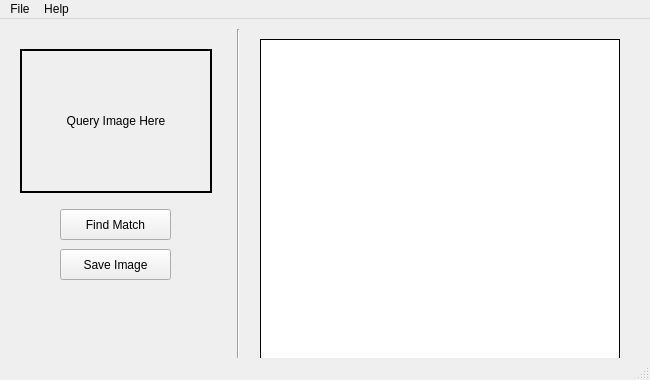
<?xml version="1.0" encoding="UTF-8"?>
<ui version="4.0">
 <class>edgeDetection</class>
 <widget class="QMainWindow" name="edgeDetection">
  <property name="geometry">
   <rect>
    <x>0</x>
    <y>0</y>
    <width>650</width>
    <height>380</height>
   </rect>
  </property>
  <property name="minimumSize">
   <size>
    <width>650</width>
    <height>380</height>
   </size>
  </property>
  <property name="maximumSize">
   <size>
    <width>650</width>
    <height>380</height>
   </size>
  </property>
  <property name="windowTitle">
   <string>edgeDetection</string>
  </property>
  <widget class="QWidget" name="centralWidget">
   <widget class="Line" name="line">
    <property name="geometry">
     <rect>
      <x>230</x>
      <y>10</y>
      <width>16</width>
      <height>331</height>
     </rect>
    </property>
    <property name="orientation">
     <enum>Qt::Vertical</enum>
    </property>
   </widget>
   <widget class="QLabel" name="boxQuery">
    <property name="geometry">
     <rect>
      <x>20</x>
      <y>30</y>
      <width>192</width>
      <height>144</height>
     </rect>
    </property>
    <property name="minimumSize">
     <size>
      <width>192</width>
      <height>144</height>
     </size>
    </property>
    <property name="maximumSize">
     <size>
      <width>192</width>
      <height>144</height>
     </size>
    </property>
    <property name="frameShape">
     <enum>QFrame::Box</enum>
    </property>
    <property name="frameShadow">
     <enum>QFrame::Plain</enum>
    </property>
    <property name="lineWidth">
     <number>2</number>
    </property>
    <property name="text">
     <string>Query Image Here</string>
    </property>
    <property name="alignment">
     <set>Qt::AlignCenter</set>
    </property>
   </widget>
   <widget class="QPushButton" name="buttonAnalyze">
    <property name="geometry">
     <rect>
      <x>60</x>
      <y>190</y>
      <width>111</width>
      <height>31</height>
     </rect>
    </property>
    <property name="text">
     <string>Find Match</string>
    </property>
   </widget>
   <widget class="QListWidget" name="boxResult">
    <property name="geometry">
     <rect>
      <x>260</x>
      <y>20</y>
      <width>360</width>
      <height>320</height>
     </rect>
    </property>
    <property name="minimumSize">
     <size>
      <width>360</width>
      <height>320</height>
     </size>
    </property>
    <property name="maximumSize">
     <size>
      <width>360</width>
      <height>320</height>
     </size>
    </property>
    <property name="layoutDirection">
     <enum>Qt::LeftToRight</enum>
    </property>
    <property name="autoFillBackground">
     <bool>true</bool>
    </property>
    <property name="frameShape">
     <enum>QFrame::Box</enum>
    </property>
    <property name="frameShadow">
     <enum>QFrame::Plain</enum>
    </property>
    <property name="lineWidth">
     <number>1</number>
    </property>
    <property name="midLineWidth">
     <number>1</number>
    </property>
    <property name="horizontalScrollBarPolicy">
     <enum>Qt::ScrollBarAsNeeded</enum>
    </property>
    <property name="editTriggers">
     <set>QAbstractItemView::NoEditTriggers</set>
    </property>
    <property name="showDropIndicator" stdset="0">
     <bool>false</bool>
    </property>
    <property name="dragDropMode">
     <enum>QAbstractItemView::DragDrop</enum>
    </property>
    <property name="alternatingRowColors">
     <bool>false</bool>
    </property>
    <property name="selectionMode">
     <enum>QAbstractItemView::NoSelection</enum>
    </property>
    <property name="selectionBehavior">
     <enum>QAbstractItemView::SelectItems</enum>
    </property>
    <property name="iconSize">
     <size>
      <width>96</width>
      <height>96</height>
     </size>
    </property>
    <property name="textElideMode">
     <enum>Qt::ElideRight</enum>
    </property>
    <property name="verticalScrollMode">
     <enum>QAbstractItemView::ScrollPerPixel</enum>
    </property>
    <property name="movement">
     <enum>QListView::Free</enum>
    </property>
    <property name="flow">
     <enum>QListView::TopToBottom</enum>
    </property>
    <property name="isWrapping" stdset="0">
     <bool>false</bool>
    </property>
    <property name="resizeMode">
     <enum>QListView::Fixed</enum>
    </property>
    <property name="layoutMode">
     <enum>QListView::SinglePass</enum>
    </property>
    <property name="spacing">
     <number>0</number>
    </property>
    <property name="gridSize">
     <size>
      <width>120</width>
      <height>120</height>
     </size>
    </property>
    <property name="viewMode">
     <enum>QListView::ListMode</enum>
    </property>
    <property name="modelColumn">
     <number>0</number>
    </property>
    <property name="uniformItemSizes">
     <bool>false</bool>
    </property>
    <property name="batchSize">
     <number>1</number>
    </property>
    <property name="wordWrap">
     <bool>true</bool>
    </property>
    <property name="selectionRectVisible">
     <bool>false</bool>
    </property>
   </widget>
   <widget class="QPushButton" name="buttonSaveImg">
    <property name="geometry">
     <rect>
      <x>60</x>
      <y>230</y>
      <width>111</width>
      <height>31</height>
     </rect>
    </property>
    <property name="text">
     <string>Save Image</string>
    </property>
   </widget>
  </widget>
  <widget class="QMenuBar" name="menuBar">
   <property name="geometry">
    <rect>
     <x>0</x>
     <y>0</y>
     <width>650</width>
     <height>19</height>
    </rect>
   </property>
   <widget class="QMenu" name="menuFile">
    <property name="title">
     <string>File</string>
    </property>
    <addaction name="actionOpen"/>
    <addaction name="separator"/>
    <addaction name="actionExit"/>
   </widget>
   <widget class="QMenu" name="menuHelp">
    <property name="title">
     <string>Help</string>
    </property>
    <addaction name="actionContents"/>
    <addaction name="separator"/>
    <addaction name="actionAbout"/>
   </widget>
   <addaction name="menuFile"/>
   <addaction name="menuHelp"/>
  </widget>
  <widget class="QStatusBar" name="statusBar"/>
  <action name="actionOpen">
   <property name="text">
    <string>Open Image</string>
   </property>
   <property name="shortcut">
    <string>Ctrl+O</string>
   </property>
  </action>
  <action name="actionExit">
   <property name="text">
    <string>Exit</string>
   </property>
   <property name="shortcut">
    <string>Ctrl+Q</string>
   </property>
  </action>
  <action name="actionAbout">
   <property name="text">
    <string>About</string>
   </property>
  </action>
  <action name="actionContents">
   <property name="text">
    <string>Contents</string>
   </property>
   <property name="shortcut">
    <string>F1</string>
   </property>
  </action>
  <action name="actionDatabase">
   <property name="text">
    <string>Database</string>
   </property>
   <property name="shortcut">
    <string>Ctrl+D</string>
   </property>
  </action>
 </widget>
 <layoutdefault spacing="6" margin="11"/>
 <resources/>
 <connections/>
</ui>
